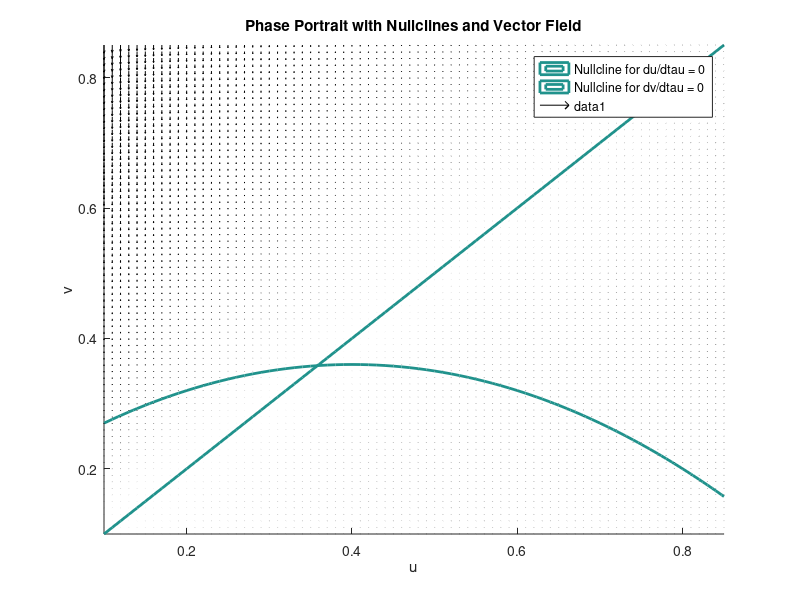

Recreate this plot in MATLAB.
% Define parameters
a = 1;
b = 5;
d = 0.2;

% Define the grid for u and v
[u, v] = meshgrid(0.1:0.01:0.85, 0.1:0.01:0.85);

% Calculate the derivatives for the vector field
du_dt = u .* (1 - u) - (a .* u .* v) ./ (u + d);
dv_dt = b .* v .* (1 - (v ./ u));

% Plot the nullclines
figure;
hold on;

% Nullcline for du/dtau = 0
contour(u, v, du_dt, [0, 0], 'LineWidth', 2, 'DisplayName', 'Nullcline for du/dtau = 0');

% Nullcline for dv/dtau = 0 (v = u)
contour(u, v, v - u, [0, 0], 'LineWidth', 2, 'DisplayName', 'Nullcline for dv/dtau = 0');

% Add the vector field using quiver
quiver(u, v, du_dt, dv_dt, 'k');

% Set plot limits and labels
xlim([0.1 0.85]);
ylim([0.1 0.85]);
xlabel('u');
ylabel('v');
title('Phase Portrait with Nullclines and Vector Field');
legend;

hold off;
